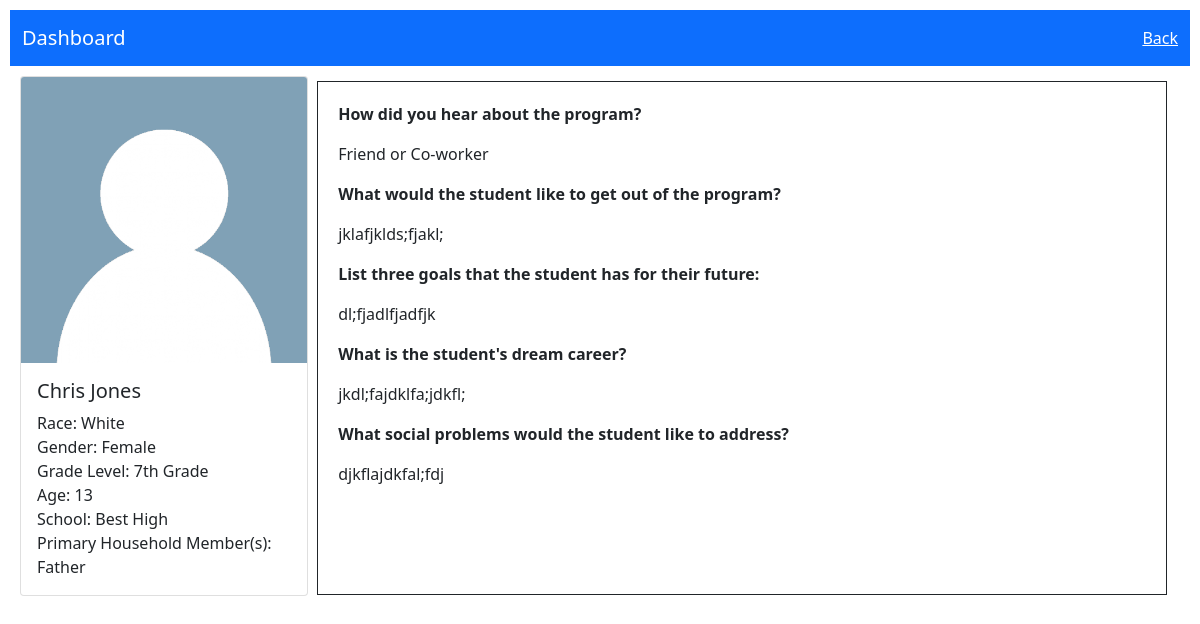
Page /survey/1 on the committed database.
### enroll_app/models.py (models this page shows)
class Participant(models.Model):
    NOT_ENROLLED = "not_enrolled"
    PENDING = "pending"
    ENROLLED = "enrolled"
    ENROLLMENT_STATUS = (
        (NOT_ENROLLED, "Not Enrolled"),
        (PENDING, "Enrollment Pending"),
        (ENROLLED, "Enrolled")
    )
    INACTIVE = "inactive"
    ACTIVE = "active"
    PARTICIPATION_STATUS = (
        (INACTIVE, "Inactive"),
        (ACTIVE, "Active")
    )
    first_name = models.CharField(max_length = 60)
    last_name = models.CharField(max_length = 60)
    email = models.CharField(max_length = 255)
    phone = models.IntegerField()
    address = models.CharField(max_length = 255)
    city = models.CharField(max_length = 255)
    state = models.CharField(max_length = 2)
    zip_code = models.CharField(max_length = 5)
    enrollment = models.CharField(max_length = 20, choices = ENROLLMENT_STATUS, default = NOT_ENROLLED)
    participation = models.CharField(max_length = 8, choices = PARTICIPATION_STATUS, default = INACTIVE)
    enroll_date = models.DateTimeField(null = True, blank = True)
    created_at = models.DateTimeField(auto_now_add = True)
    updated_at = models.DateTimeField(auto_now = True)
    objects = ParticipantManager()

### survey_app/models.py (models this page shows)
class DemographicsSurvey(models.Model):
    subject = models.ForeignKey(Participant, related_name = "targets", on_delete = models.CASCADE)
    race = models.CharField(max_length = 50)
    gender = models.CharField(max_length = 50)
    grade_level = models.CharField(max_length = 5)
    household = models.CharField(max_length = 100)
    age = models.PositiveSmallIntegerField()
    school = models.CharField(max_length = 250)
    created_at = models.DateTimeField(auto_now_add = True)
    updated_at = models.DateTimeField(auto_now = True)
    objects = DemographicsManager()

class InterestSurvey(models.Model):
    interest_subject = models.ForeignKey(Participant, related_name = "interest_survey", on_delete = models.CASCADE)
    referral = models.CharField(max_length = 255)
    expectation = models.TextField()
    goals = models.TextField()
    dream_career = models.TextField()
    social_issue = models.TextField()
    created_at = models.DateTimeField(auto_now_add = True)
    updated_at = models.DateTimeField(auto_now = True)
    objects = InterestManager()

### survey_app/views.py (the view)
# urls.py: path('<int:participant_id>', views.survey_page),
def survey_page(request, participant_id):
    context = {
        "participant": Participant.objects.get(id=participant_id),
        "demographics": DemographicsSurvey.objects.get(subject_id=participant_id)
    }
    return render (request, "survey_page.html", context)

### survey_app/templates/survey_page.html (shortened to what this page needs)
<!DOCTYPE html>
{% load static %}
<link rel="stylesheet" type="text/css" href="{% static 'survey_app/css/bootstrap.css' %}">
<link rel="stylesheet" type="text/css" href="{% static 'css/style2.css' %}">
<html lang="en">
<head>
</head>
<body>
    <nav class="navbar navbar-light bg-primary">
        <div class="container-fluid">
            <a class="navbar-brand" href="/dashboard">Dashboard</a>
            <a id="rightlink" href="/participant/{{participant.id}}/profile">Back</a>
        </div>
    </nav>
    <div class="main">
        <div id="demos">
            <div class="card" style="width: 18rem;">
                <img src="../static/survey_app/img/placeholder.png" class="card-img-top" alt="profile picture">
                <div class="card-body">
                    <h5 class="card-title">{{participant.first_name}} {{participant.last_name}}</h5>
                    <p class="card-text">
                        Race: {{demographics.race}}<br>
                        Gender: {{demographics.gender}}<br>
                        Grade Level: {{demographics.grade_level}}<br>
                        Age: {{demographics.age}}<br>
                        School: {{demographics.school}}<br>
                        Primary Household Member(s): {{demographics.household}}
                    </p>
                </div>
            </div>
        </div>
        <div id="dreams">
            {% for participant in participant.interest_survey.all %}
                <p><b>How did you hear about the program?</b></p>
                <p>{{participant.referral}}</p>
                <p><b>What would the student like to get out of the program?</b></p>
                <p>{{participant.expectation}}</p>
                <p><b>List three goals that the student has for their future:</b></p>
                <p>{{participant.goals}}</p>
                <p><b>What is the student's dream career?</b></p>
                <p>{{participant.dream_career}}</p>
                <p><b>What social problems would the student like to address?</b></p>
                <p>{{participant.social_issue}}</p>
            {% endfor %}
        </div>
    </div>
</body>
</html>

### survey_app/static/css/style2.css (style rules this page uses)
body { margin: 0px; padding: 10px; }
.navbar-light .navbar-brand { color: white; }
a#rightlink { justify-content: space-between; color: white; }
.main { margin: 0px; padding: 10px; }
div#demos { display: inline-block; vertical-align: top; }
div#dreams { width: 850px; height: 514px; margin: 5px; padding: 20px; border-style: solid; border-width: 1px; display: inline-block; }

### rows in the picture
Participant: first_name "Chris", last_name "Jones"
DemographicsSurvey: race "White", gender "Female", grade_level "7th Grade", age "13", school "Best High", household "Father"
InterestSurvey: referral "Friend or Co-worker", expectation "jklafjklds;fjakl;", goals "dl;fjadlfjadfjk", dream_career "jkdl;fajdklfa;jdkfl;", social_issue "djkflajdkfal;fdj"
